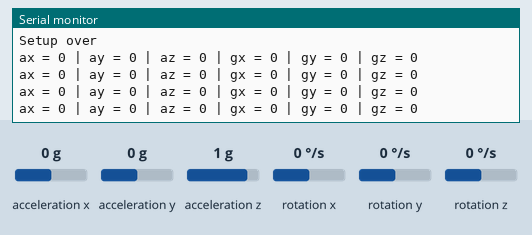
Bench run of a sketch on a simulated Arduino Uno, built with avr-gcc and run on an emulated ATmega328P. Parts: the last lines printed to the serial monitor. Wiring (inferred from the names in the program): MPU-6050 motion sensor at I2C address 0x68. Inputs (shaded band) come from the test bench; at power-on: acceleration x 0 g, acceleration y 0 g, acceleration z 1 g, rotation x 0 °/s, rotation y 0 °/s, rotation z 0 °/s.

Above: at 8.9 s.
9.0 s: acceleration x set to -1.4 g
At 9.33 s:
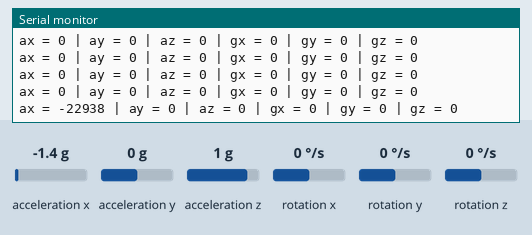
10.5 s: acceleration y set to -1.4 g
At 10.67 s:
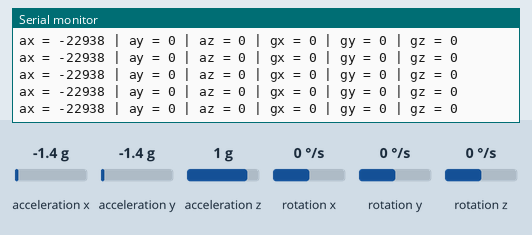
13.5 s: acceleration z set to 1.4 g
At 13.7 s:
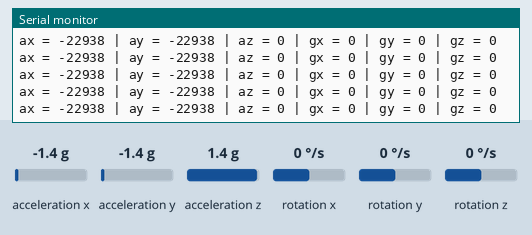
16.5 s: rotation x set to -192 °/s
At 16.72 s:
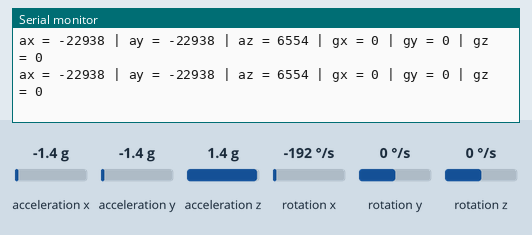
18.0 s: rotation y set to -192 °/s
At 18.08 s:
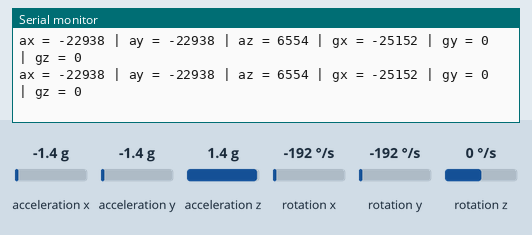

Measured:
- after the input at 9.0 s, the serial monitor: prints a new line after 0.11 s (image 1)

The sketch:

raw_test1.ino
```cpp
#include<Wire.h>

#define N 150

const int MPU_addr = 0x68; // I2C address of the MPU-6050
int16_t ax, ay, az, Tmp, gx, gy, gz;

long ax0 = 0, ay0 = 0, az0 = 0, Tmp0 = 0, gx0 = 0, gy0 = 0, gz0 = 0;

void setup() {
  Wire.begin();
  Wire.beginTransmission(MPU_addr);
  Wire.write(0x6B);  // PWR_MGMT_1 register
  Wire.write(0);     // set to zero (wakes up the MPU-6050)
  Wire.endTransmission(true);
  Serial.begin(9600);

  Serial.println("Setup started");
  for (int i = 0; i < N; i++) {
    Wire.beginTransmission(MPU_addr);
    Wire.write(0x3B);  // starting with register 0x3B (ACCEL_XOUT_H)
    Wire.endTransmission(false);
    Wire.requestFrom(MPU_addr, 14, true); // request a total of 14 registers
    ax0 += Wire.read() << 8 | Wire.read(); // 0x3B (ACCEL_XOUT_H) & 0x3C (ACCEL_XOUT_L)
    ay0 += Wire.read() << 8 | Wire.read(); // 0x3D (ACCEL_YOUT_H) & 0x3E (ACCEL_YOUT_L)
    az0 += Wire.read() << 8 | Wire.read(); // 0x3F (ACCEL_ZOUT_H) & 0x40 (ACCEL_ZOUT_L)
    Tmp0 += Wire.read() << 8 | Wire.read(); // 0x41 (TEMP_OUT_H) & 0x42 (TEMP_OUT_L)
    gx0 += Wire.read() << 8 | Wire.read(); // 0x43 (GYRO_XOUT_H) & 0x44 (GYRO_XOUT_L)
    gy0 += Wire.read() << 8 | Wire.read(); // 0x45 (GYRO_YOUT_H) & 0x46 (GYRO_YOUT_L)
    gz0 += Wire.read() << 8 | Wire.read(); // 0x47 (GYRO_ZOUT_H) & 0x48 (GYRO_ZOUT_L)
    delay(50);
  }

  ax0 /= N;
  ay0 /= N;
  az0 /= N;
  gx0 /= N;
  gy0 /= N;
  gz0 /= N;


  Serial.println("Setup over");

}
void loop() {
  Wire.beginTransmission(MPU_addr);
  Wire.write(0x3B);  // starting with register 0x3B (ACCEL_XOUT_H)
  Wire.endTransmission(false);
  Wire.requestFrom(MPU_addr, 14, true); // request a total of 14 registers
  ax = Wire.read() << 8 | Wire.read(); // 0x3B (ACCEL_XOUT_H) & 0x3C (ACCEL_XOUT_L)
  ay = Wire.read() << 8 | Wire.read(); // 0x3D (ACCEL_YOUT_H) & 0x3E (ACCEL_YOUT_L)
  az = Wire.read() << 8 | Wire.read(); // 0x3F (ACCEL_ZOUT_H) & 0x40 (ACCEL_ZOUT_L)
  Tmp = Wire.read() << 8 | Wire.read(); // 0x41 (TEMP_OUT_H) & 0x42 (TEMP_OUT_L)
  gx = Wire.read() << 8 | Wire.read(); // 0x43 (GYRO_XOUT_H) & 0x44 (GYRO_XOUT_L)
  gy = Wire.read() << 8 | Wire.read(); // 0x45 (GYRO_YOUT_H) & 0x46 (GYRO_YOUT_L)
  gz = Wire.read() << 8 | Wire.read(); // 0x47 (GYRO_ZOUT_H) & 0x48 (GYRO_ZOUT_L)
  Serial.print("ax = "); Serial.print(normalize(ax,ax0));
  Serial.print(" | ay = "); Serial.print(normalize(ay,ay0));
  Serial.print(" | az = "); Serial.print(normalize(az,az0));
  Serial.print(" | gx = "); Serial.print(normalize(gx,gx0));
  Serial.print(" | gy = "); Serial.print(normalize(gy,gy0));
  Serial.print(" | gz = "); Serial.println(normalize(gz,gz0));
  delay(333);
}

int normalize(int a, int b){
  return a - b;
}
```
